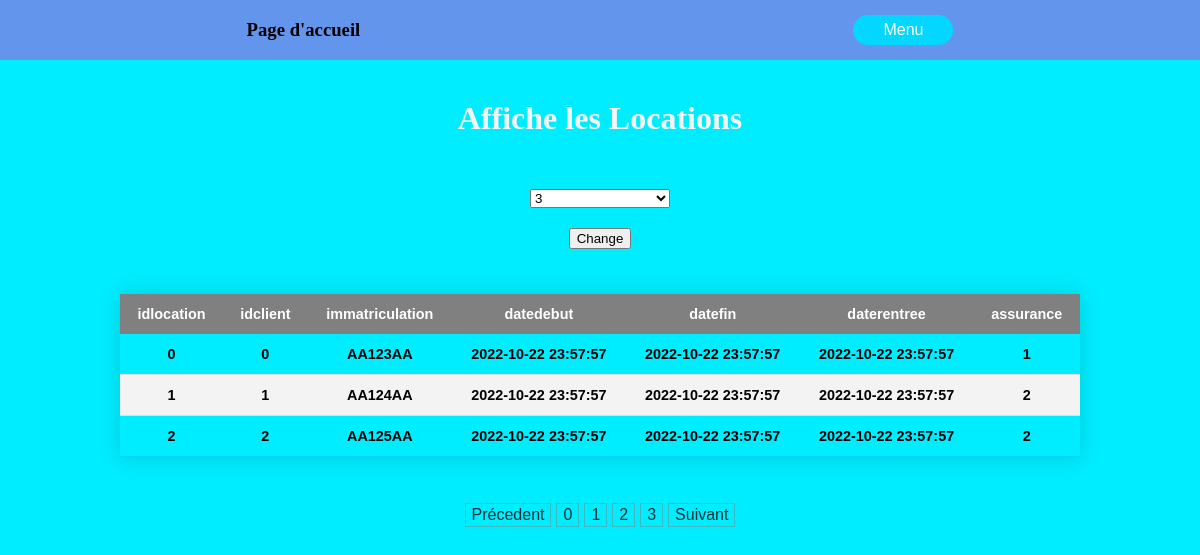
The app's page /affichageLocations.php?select=3&page=0 with its own data.
### tables this page shows
CREATE TABLE `locations` (
  `idlocation` smallint(5) NOT NULL,
  `idclient` smallint(5) DEFAULT NULL,
  `immatriculation` varchar(20) NOT NULL,
  `datedebut` datetime NOT NULL,
  `datefin` datetime NOT NULL,
  `daterentree` datetime NOT NULL,
  `assurance` tinyint(1) NOT NULL
);

### bdd/db_id.php (called while the page is built)
<?php
abstract class db_id{
    private $locahost = "localhost";
    private $db_name = "voiture";
    private $username = "root";
    private $password = "";
    public function get_id(){
        $arr = array();
        array_push($arr,$this->locahost,$this->db_name,$this->username,$this->password);
        return $arr;
    }
}

### bdd/db_connexion.php (called while the page is built, shortened)
<?php
require_once ("db_id.php");
class db_connexion extends db_id {
    private $host;
    private $db_name;
    private $username;
    private $password;
    protected $_connexion;
    public function __construct(){
        $id = $this -> get_id();
        $this->host = $id[0];
        $this->db_name = $id[1];
        $this->username = $id[2];
        $this->password = $id[3];
    }
    public function connexion(){
        $this -> _connexion = null;
        try{
            $this->_connexion = new PDO('mysql:host='.$this->host .';dbname='.$this->db_name,$this->username,$this->password);
            $this->_connexion->exec('set names utf8');
            return true;
        }catch (PDOException $exception){
            echo "Error to connect BDD" . $exception;
            return false;
        }
    }
    public function find_data($table,$l1,$l2){
        $sql = "SELECT * FROM " . $table . " LIMIT " . $l1 . " , " . $l2;
        $query = $this->_connexion->prepare($sql);
        $query->execute();
        return $query->fetchAll(PDO::FETCH_ASSOC);
    }
    public function total_count_number($id,$table){
        $sql = "SELECT COUNT($id) FROM $table";
        $query = $this->_connexion->prepare($sql);
        $query->execute();
        return $query->fetchAll(PDO::FETCH_ASSOC);
    }
    public function get_all_columns_from_table($table){
        $sql = "SHOW FULL COLUMNS FROM " . $table;
        $query = $this->_connexion->prepare($sql);
        $query->execute();
        $res = $query->fetchAll();
        $columns = array();
        foreach ($res as $r => $key){
            foreach ($key as $k => $x){
                if ($k === "Field"){
                    array_push($columns,$key[$k]);
                }
            }
        }
        return $columns;
    }
}

### affichageLocations.php (the view, shortened to what this page needs)
<?php
require_once("./bdd/db_connexion.php");
$connexion = new db_connexion();
$res = $connexion->connexion();
if ($res) {
    $columns = $connexion->get_all_columns_from_table("locations");
    $num = $connexion->total_count_number("idlocation", "locations")[0]["COUNT(idlocation)"];
    if (array_key_exists("page", $_GET) && array_key_exists("select", $_GET)) {
        $s = $_GET["page"] * $_GET["select"];
        $client = $connexion->find_data("locations", $s, $_GET["select"]);
    }
}
?>
<!DOCTYPE html>
<html lang="fr">
<head>
    <link rel="stylesheet" href="./src/style.css"/>
</head>
<body>
<header>
    <div class="header-content">
        <div>
            <h3><a href="index.php" style="color: black;">Page d'accueil</a></h3>
        </div>
        <nav>
            <button id="menu">Menu</button>
        </nav>
    </div>
</header>
<main>
    <h3>Affiche les Locations</h3>
    <form method="get" action="affichageLocations.php">
        <select name="select" id="select" class="select-form">
            <?php $i = 3;
            while ($i < 11): ?>
                <option id="<?= $i ?>">
                    <?php
                    echo $i;
                    ?>
                </option>
                <?php $i++; endwhile; ?>
        </select>
        <input type="submit" value="Change">
    </form>
    <table>
        <thead>
        <tr>
            <?php foreach ($columns as $co) : ?>
                <th scope="col"><?= $co ?></th>
            <?php endforeach; ?>
        </tr>
        </thead>
        <tbody>
        <?php if (isset($client)) foreach ($client as $c) : ?>
            <tr>
                <?php foreach ($columns as $co) : ?>
                    <th scope="row"><?= $c["$co"] ?></th>
                <?php endforeach; ?>
            </tr>
        <?php endforeach; ?>
        </tbody>
    </table>
    <div class="page">
        <button onclick="home_page()">Précedent</button>
        <?php
        $p = 0;
        if (array_key_exists("select", $_GET)) {
            $amount = ceil($num / $_GET["select"]);
            while ($p < $amount) {
                echo "<button onclick='Set_Location($p)'>$p</button>";
                $p++;
            }
        }
        ?>
        <button onclick="next_page(<?= $p - 1 ?>)">Suivant</button>
    </div>
</main>
</body>
</html>

### src/style.css (style rules this page uses)
html,body { box-sizing: border-box; margin: 0; padding: 0; width: 100%; height: auto; background: rgb(0,237,255); }
a { text-decoration: none; }
header { width: 100%; position: fixed; z-index: 2; display: flex; flex-direction: column; justify-content: center; align-items: center; background-color: cornflowerblue; }
.header-content { width: 100%; display: flex; flex-direction: row; justify-content: space-around; align-items: center; height: 60px; }
.header-content button { border: none; border-radius: 15px; height: 30px; width: 100px; font-size: 1rem; cursor: pointer; background-color: #03d7ff; color: white; transition: 0.3s; }
main { width: 100%; height: auto; display: flex; justify-content: center; align-items: center; padding: 50px 0px; flex-direction: column; flex-wrap: wrap; }
main h3 { width: 100%; text-align: center; font-size: 2rem; margin-top: 50px; color: whitesmoke; }
main form { width: 80%; height: auto; display: flex; flex-direction: column; justify-content: flex-end; align-items: center; margin-top: 20px; margin-bottom: 20px; gap: 20px; }
.select-form { width: 140px; }
input { cursor: pointer; }
table { width: 80%; border-collapse: collapse; margin: 25px 0; font-size: 0.9em; font-family: sans-serif; min-width: 400px; box-shadow: 0 0 20px rgba(0, 0, 0, 0.15); }
table thead tr { background-color: grey; color: #ffffff; text-align: left; }
table th, table td { padding: 12px 15px; }
table tbody tr { border-bottom: 1px solid #dddddd; cursor: pointer; transition: 0.3s; }
table tbody tr:nth-of-type(even) { background-color: #f3f3f3; }
table tbody tr:last-of-type { border-bottom: 2px solid #03d7ff; }
table th { text-align: center; }
.page { display: flex; flex-direction: row; justify-content: center; align-items: center; margin-top: 20px; gap: 5px; }
.page button { border: 1px solid rgba(128, 128, 128, 0.49); background-color: transparent; cursor: pointer; font-size: 1rem; line-height: 20px; color: rgba(28, 28, 28, 0.9); }

### records on screen
locations: idlocation "0", idclient "0", immatriculation "AA123AA", datedebut "2022-10-22 23:57:57", datefin "2022-10-22 23:57:57", daterentree "2022-10-22 23:57:57", assurance "1"
locations: idlocation "1", idclient "1", immatriculation "AA124AA", datedebut "2022-10-22 23:57:57", datefin "2022-10-22 23:57:57", daterentree "2022-10-22 23:57:57", assurance "2"
locations: idlocation "2", idclient "2", immatriculation "AA125AA", datedebut "2022-10-22 23:57:57", datefin "2022-10-22 23:57:57", daterentree "2022-10-22 23:57:57", assurance "2"

### other values on screen
$co "idlocation"
$co "idclient"
$co "immatriculation"
$co "datedebut"
$co "datefin"
$co "daterentree"
$co "assurance"
form field select "3"
